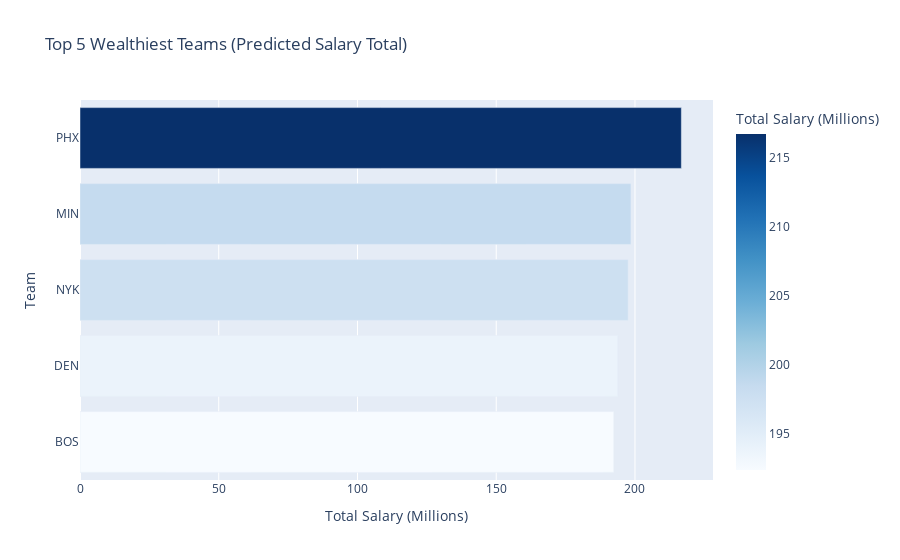

Notebook cell for this chart:
### Code cell
import plotly.express as px

# Top 5 Wealthiest Teams - Vertical Bar Chart
fig_wealthiest = px.bar(
    poorest_teams.sort_values(by="PREDICTED_SALARY", ascending=False),
    x='TEAM_ABBREVIATION',
    y='PREDICTED_SALARY',
    title='Top 5 Wealthiest Teams (Predicted Salary Total)',
    labels={'PREDICTED_SALARY': 'Total Salary (Millions)', 'TEAM_ABBREVIATION': 'Team'},
    color='PREDICTED_SALARY',
    color_continuous_scale='Blues'
)
fig_wealthiest.update_layout(xaxis=dict(categoryorder='total descending'))
fig_wealthiest.show()

# Top 5 Poorest Teams - Vertical Bar Chart
fig_poorest = px.bar(
    wealthiest_teams.sort_values(by="PREDICTED_SALARY", ascending=True),
    x='TEAM_ABBREVIATION',
    y='PREDICTED_SALARY',
    title='Top 5 Poorest Teams (Predicted Salary Total)',
    labels={'PREDICTED_SALARY': 'Total Salary (Millions)', 'TEAM_ABBREVIATION': 'Team'},
    color='PREDICTED_SALARY',
    color_continuous_scale='Reds'
)
fig_poorest.update_layout(xaxis=dict(categoryorder='total ascending'))
fig_poorest.show()

### Figure 1 — Plotly figure (JSON) as saved in the notebook; plotly's stock layout.template omitted (floating-point values rounded to 4 significant figures)
{"data": [{"alignmentgroup": "True", "hovertemplate": "Total Salary (Millions)=%{marker.color}<br>Team=%{y}<extra></extra>", "legendgroup": "", "marker": {"color": [192.4, 193.8, 197.5, 198.5, 216.7], "coloraxis": "coloraxis", "pattern": {"shape": ""}}, "name": "", "offsetgroup": "", "orientation": "h", "showlegend": false, "textposition": "auto", "type": "bar", "x": [192.4, 193.8, 197.5, 198.5, 216.7], "xaxis": "x", "y": ["BOS", "DEN", "NYK", "MIN", "PHX"], "yaxis": "y"}], "layout": {"barmode": "relative", "coloraxis": {"colorbar": {"title": {"text": "Total Salary (Millions)"}}, "colorscale": [[0, "rgb(247,251,255)"], [0.125, "rgb(222,235,247)"], [0.25, "rgb(198,219,239)"], [0.375, "rgb(158,202,225)"], [0.5, "rgb(107,174,214)"], [0.625, "rgb(66,146,198)"], [0.75, "rgb(33,113,181)"], [0.875, "rgb(8,81,156)"], [1, "rgb(8,48,107)"]]}, "legend": {"tracegroupgap": 0}, "title": {"text": "Top 5 Wealthiest Teams (Predicted Salary Total)"}, "xaxis": {"anchor": "y", "domain": [0, 1], "title": {"text": "Total Salary (Millions)"}}, "yaxis": {"anchor": "x", "categoryorder": "total ascending", "domain": [0, 1], "title": {"text": "Team"}}}}
